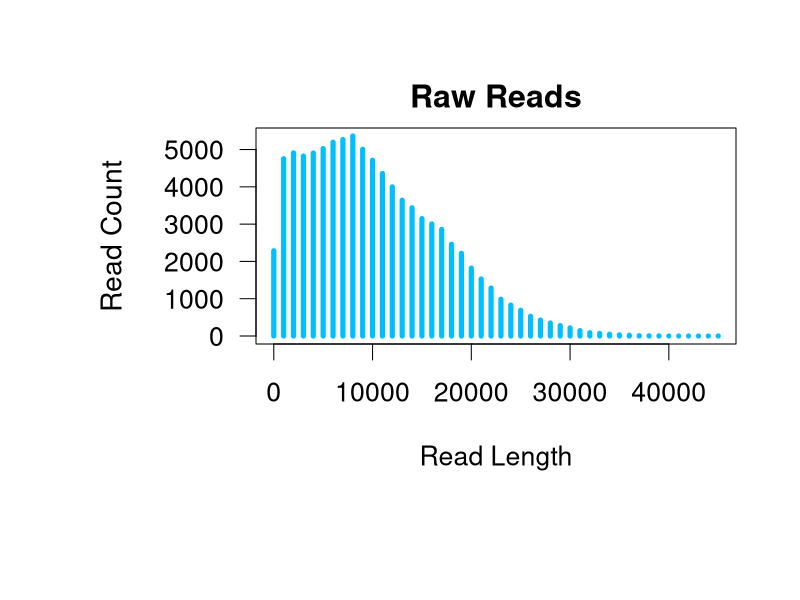
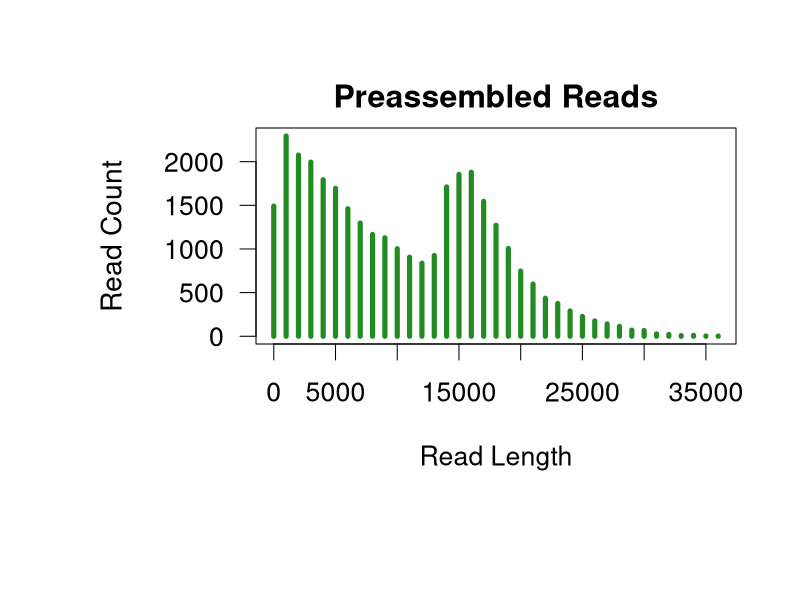

The R source for these figures, in order:
setwd("my/dir")
raw<-read.table("raw_reads.stats.txt", header=T)
preads<-read.table("preads.stats.txt",header=T)

pdf(file="RawReadHist.pdf", width=11, height=8.5)
par(oma=c(4,4,2,0), cex=1.6, las=1, mar=c(4,4,2,2))
plot(data=raw, Count~Bin, type="h",col="DeepSkyBlue", lwd=5, 
     ylab="", xlab="Read Length", main="Raw Reads")
mtext("Read Count", side=2, cex=1.7, las=3, line=4)
dev.off()

pdf(file="PreadHist.pdf", width=11, height=8.5)
par(oma=c(4,4,2,0), cex=1.6, las=1, mar=c(4,4,2,2))
plot(data=preads, Count~Bin, type="h",col="ForestGreen", lwd=5, 
     ylab="", xlab="Read Length", main="Preassembled Reads")
mtext("Read Count", side=2, cex=1.7, las=3, line=4)
dev.off()

